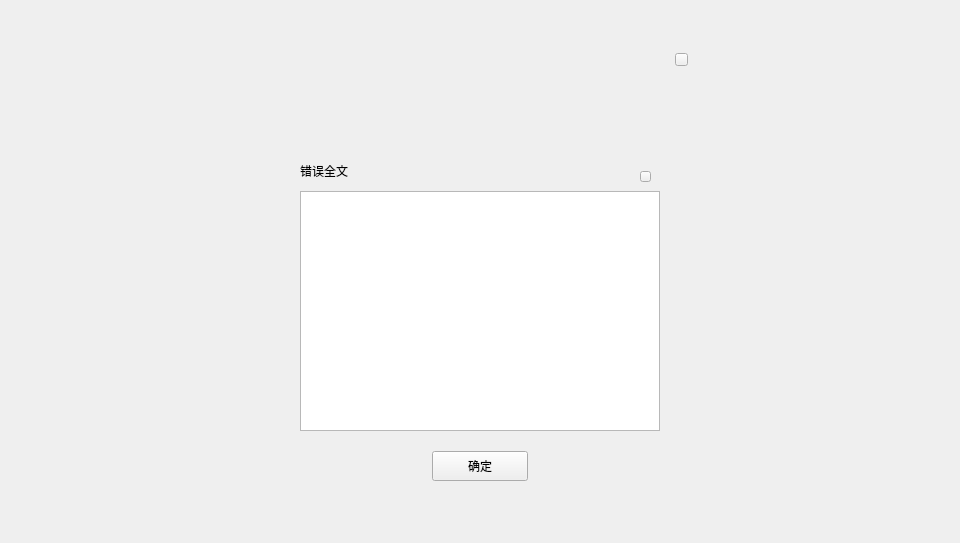
<?xml version="1.0" encoding="UTF-8"?>
<ui version="4.0">
 <class>ErrorResultDialog</class>
 <widget class="QDialog" name="ErrorResultDialog">
  <property name="geometry">
   <rect>
    <x>0</x>
    <y>0</y>
    <width>960</width>
    <height>543</height>
   </rect>
  </property>
  <property name="windowTitle">
   <string>Dialog</string>
  </property>
  <widget class="QWidget" name="widget" native="true">
   <property name="geometry">
    <rect>
     <x>0</x>
     <y>0</y>
     <width>960</width>
     <height>543</height>
    </rect>
   </property>
   <widget class="QWidget" name="containerWidget" native="true">
    <property name="geometry">
     <rect>
      <x>260</x>
      <y>41</y>
      <width>440</width>
      <height>460</height>
     </rect>
    </property>
    <property name="font">
     <font>
      <family>Microsoft YaHei UI Light</family>
     </font>
    </property>
    <widget class="QToolButton" name="okBtn">
     <property name="geometry">
      <rect>
       <x>172</x>
       <y>410</y>
       <width>96</width>
       <height>30</height>
      </rect>
     </property>
     <property name="font">
      <font>
       <family>Microsoft YaHei UI Light</family>
      </font>
     </property>
     <property name="cursor">
      <cursorShape>PointingHandCursor</cursorShape>
     </property>
     <property name="focusPolicy">
      <enum>Qt::NoFocus</enum>
     </property>
     <property name="styleSheet">
      <string notr="true"/>
     </property>
     <property name="text">
      <string>确定</string>
     </property>
    </widget>
    <widget class="QToolButton" name="closeBtn">
     <property name="geometry">
      <rect>
       <x>415</x>
       <y>12</y>
       <width>13</width>
       <height>13</height>
      </rect>
     </property>
     <property name="cursor">
      <cursorShape>PointingHandCursor</cursorShape>
     </property>
     <property name="focusPolicy">
      <enum>Qt::NoFocus</enum>
     </property>
     <property name="styleSheet">
      <string notr="true"/>
     </property>
     <property name="text">
      <string/>
     </property>
    </widget>
    <widget class="QLabel" name="infoLabel">
     <property name="geometry">
      <rect>
       <x>100</x>
       <y>40</y>
       <width>240</width>
       <height>60</height>
      </rect>
     </property>
     <property name="text">
      <string/>
     </property>
     <property name="alignment">
      <set>Qt::AlignCenter</set>
     </property>
     <property name="wordWrap">
      <bool>true</bool>
     </property>
     <property name="textInteractionFlags">
      <set>Qt::LinksAccessibleByMouse|Qt::TextSelectableByMouse</set>
     </property>
    </widget>
    <widget class="QLabel" name="label_2">
     <property name="geometry">
      <rect>
       <x>40</x>
       <y>120</y>
       <width>200</width>
       <height>20</height>
      </rect>
     </property>
     <property name="text">
      <string>错误全文</string>
     </property>
    </widget>
    <widget class="QTextBrowser" name="textBrowser">
     <property name="geometry">
      <rect>
       <x>40</x>
       <y>150</y>
       <width>360</width>
       <height>240</height>
      </rect>
     </property>
    </widget>
    <widget class="QToolButton" name="copyBtn">
     <property name="geometry">
      <rect>
       <x>380</x>
       <y>130</y>
       <width>11</width>
       <height>11</height>
      </rect>
     </property>
     <property name="font">
      <font>
       <family>微软雅黑</family>
      </font>
     </property>
     <property name="cursor">
      <cursorShape>PointingHandCursor</cursorShape>
     </property>
     <property name="focusPolicy">
      <enum>Qt::NoFocus</enum>
     </property>
     <property name="text">
      <string/>
     </property>
    </widget>
   </widget>
  </widget>
 </widget>
 <resources/>
 <connections/>
</ui>
